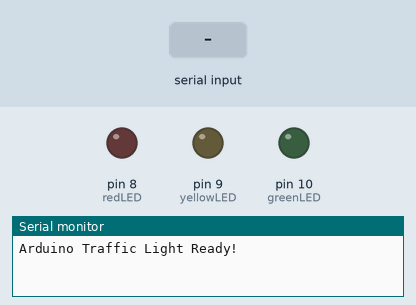
Bench run of a sketch on a simulated Arduino Uno, built with avr-gcc and run on an emulated ATmega328P. On the bench: output pins drawn as LEDs (lit = HIGH), the last lines printed to the serial monitor. The inputs (shaded band) are chosen by the test bench.

Above: at 1.3 s.
1.4 s: "R" received over Serial
At 2.6 s:
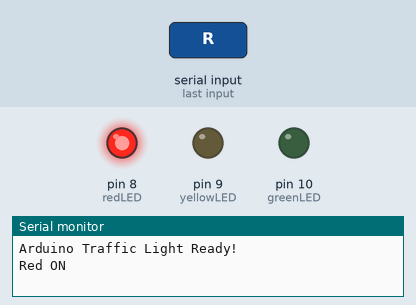
2.9 s: "Y" received over Serial
At 3.8 s:
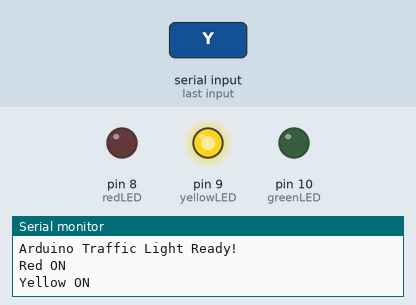
4.4 s: "G" received over Serial
At 5.0 s:
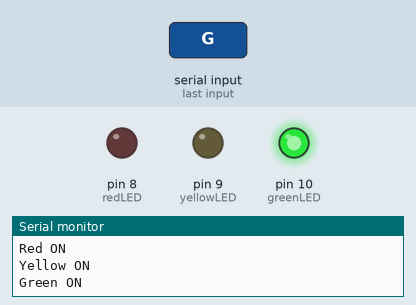
Timing chart, 0 to 7.4 s (numbered marks = the images above; inputs shaded):
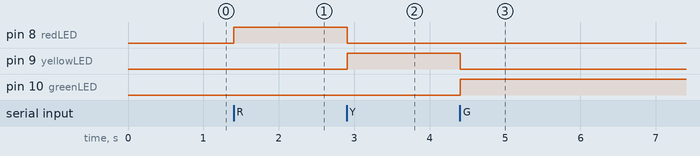

The sketch:

simple_tms_clean2.ino
```cpp
/*
  Traffic Light Controller - Arduino Code
  Simple version that works with Python GUI

  Commands from Python:
  - 'R' = Red light ON
  - 'Y' = Yellow light ON
  - 'G' = Green light ON
  - 'S' = Stop/Turn off all lights
*/

// LED pin definitions
int redLED = 8;
int yellowLED = 9;
int greenLED = 10;

void setup() {
  // Start serial communication at 9600 baud
  Serial.begin(9600);

  // Set LED pins as outputs
  pinMode(redLED, OUTPUT);
  pinMode(yellowLED, OUTPUT);
  pinMode(greenLED, OUTPUT);

  // Turn off all LEDs at start
  turnOffAllLights();

  // Send ready message to Python
  Serial.println("Arduino Traffic Light Ready!");
  delay(100);
}

void loop() {
  // Check for commands from Python
  if (Serial.available() > 0) {
    char command = Serial.read();
    processCommand(command);
  }

  // Small delay to prevent overwhelming serial communication
  delay(10);
}

void processCommand(char cmd) {
  switch (cmd) {
    case 'R':
      // Red command from Python
      turnOnRed();
      Serial.println("Red ON");
      break;

    case 'Y':
      // Yellow command from Python
      turnOnYellow();
      Serial.println("Yellow ON");
      break;

    case 'G':
      // Green command from Python
      turnOnGreen();
      Serial.println("Green ON");
      break;

    case 'S':
      // Stop command from Python
      turnOffAllLights();
      Serial.println("All lights OFF");
      break;

    default:
      // Unknown command - ignore silently
      break;
  }
}

void turnOnRed() {
  digitalWrite(redLED, HIGH);
  digitalWrite(yellowLED, LOW);
  digitalWrite(greenLED, LOW);
}

void turnOnYellow() {
  digitalWrite(redLED, LOW);
  digitalWrite(yellowLED, HIGH);
  digitalWrite(greenLED, LOW);
}

void turnOnGreen() {
  digitalWrite(redLED, LOW);
  digitalWrite(yellowLED, LOW);
  digitalWrite(greenLED, HIGH);
}

void turnOffAllLights() {
  digitalWrite(redLED, LOW);
  digitalWrite(yellowLED, LOW);
  digitalWrite(greenLED, LOW);
}
```

Measured:
- after the input at 1.4 s, pin 8 (redLED): LOW → HIGH at once
- after the input at 2.9 s, pin 8 (redLED): HIGH → LOW at once; pin 9 (yellowLED): LOW → HIGH at once
- after the input at 4.4 s, pin 9 (yellowLED): HIGH → LOW at once; pin 10 (greenLED): LOW → HIGH at once
